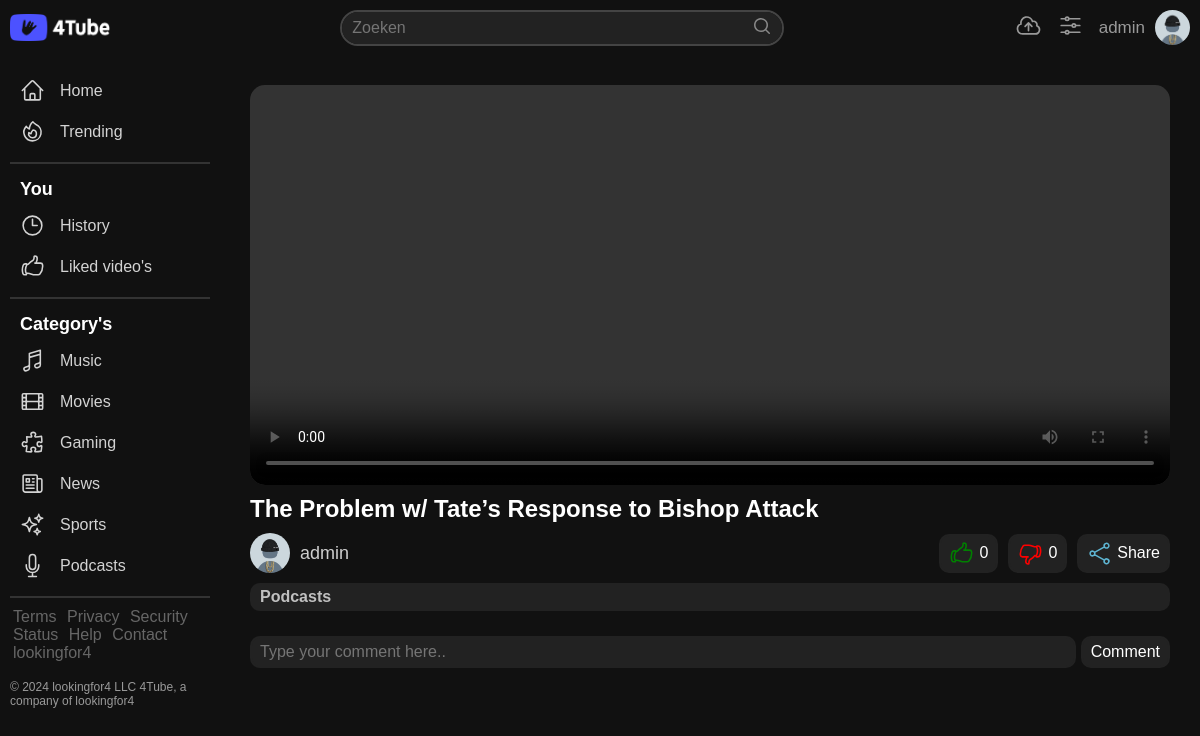
Page /video?v=8 (signed in) on the committed database.
### tables this page shows
CREATE TABLE `users` (
    userId int UNSIGNED AUTO_INCREMENT PRIMARY KEY,
    username varchar(25),
    description varchar(500),
    password varchar(255),
    profilePic varchar(255),
    registrationDate DATE NOT NULL DEFAULT CURRENT_DATE
);

CREATE TABLE `videos` (
    videoId int AUTO_INCREMENT PRIMARY KEY,
    userId int UNSIGNED,
    FOREIGN KEY (userId) REFERENCES users(userId),
    title varchar(255),
    description varchar(2000),
    uploadDate varchar(200),
    videoUrl varchar(255)
);

### includes/connection.php (called while the page is built, shortened)
<?php
$host = '127.0.0.1';
$db = '4tube';
$user = 'root';
$charset = 'utf8mb4';
$dsn = "mysql:host=$host;dbname=$db;charset=$charset";
$pdo = new PDO($dsn, $user);
if (isset($_SESSION['loggedInUser'])) {
    $loggedInUserId = $_SESSION['loggedInUser'];
}
$usersQuery = "SELECT * FROM users WHERE userId = :id;";
$usersStmt = $pdo->prepare($usersQuery);
$usersStmt->bindParam(':id', $loggedInUserId, PDO::PARAM_INT);
try {
    $usersStmt->execute();
    $user = $usersStmt->fetch(PDO::FETCH_ASSOC);
} catch (PDOException $e) {
    error_log("Error: " . $e->getMessage());
    die();
}

### video.php (the view, shortened to what this page needs)
<?php
include_once("includes/connection.php");
?>
<!DOCTYPE html>
<html lang="en">
<head>
    <link rel="stylesheet" href="assets/styles/style.css">
</head>
<body>
    <?php
    include_once("includes/nav.php");
    include_once("includes/aside.php");
    ?>
    <main>
        <?php
        try {
            if (isset($_GET['v'])) {
                $video = $_GET['v'];
            }
            $Query = "SELECT v.*, u.username, u.profilePic,
                    SUM(CASE WHEN l.type = 1 THEN 1 ELSE 0 END) AS likes,
                    SUM(CASE WHEN l.type = 0 THEN 1 ELSE 0 END) AS dislikes
                    FROM videos v
                    JOIN users u ON v.userId = u.userId
                    LEFT JOIN likes l ON v.videoId = l.videoId
                    WHERE v.videoId = :video
                    GROUP BY v.videoId;";
            $Stmt = $pdo->prepare($Query);
            $Stmt->bindParam(':video', $video, PDO::PARAM_STR);
            $Stmt->execute();
            $videoData = $Stmt->fetchAll(PDO::FETCH_ASSOC);
            foreach ($videoData as $video) { ?>
                <div class="video-container">
                    <video src='<?= "usercontent/" . htmlspecialchars($video['videoUrl']) ?>' controls></video>
                    <h2><?= htmlspecialchars($video['title']) ?></h2>
                    <div class="video-info">
                        <a href="profile?p=<?= htmlspecialchars($video['username']) ?>" class="video-profile">
                            <img src="<?= htmlspecialchars($video['profilePic']) ?>">
                            <p><?= htmlspecialchars($video['username']) ?></p>
                        </a>
                        <form method="post" class="likes">
                            <button name="like"><?= $video['likes'] ?></button>
                            <button name="dislike"><?= $video['dislikes'] ?></button>
                            <button onclick="share()">Share</button>
                        </form>
                    </div>
                    <div class="description">
                        <h4><?= nl2br(htmlspecialchars($video['description'])) ?></h4>
                    </div>
                    <div class="comments">
                        <?php if (isset($_SESSION['loggedInUser'])) { ?>
                            <form method="post">
                                <input placeholder="Type your comment here.." name="comment" required>
                                <button type="submit">Comment</button>
                            </form>
                        <?php }
                        ?>
                    </div>
                </div>
        <?php }
        } catch (\Throwable $th) {
            echo "Video not found";
            error_log("Error: " . $th->getMessage());
        }
        ?>
    </main>
</body>
</html>

### includes/nav.php (shortened to what this page needs)
<nav>
    <a class="logo" href="index.php">
        <img src="assets/images/logo.png" alt="logo">
    </a>
    <form action="search.php" method="get">
        <input name="q" type="text" placeholder="Zoeken" required>
        <button type="submit"><svg xmlns="http://www.w3.org/2000/svg" viewBox="0 0 20 20" fill="currentColor" class="w-5 h-5">
                <path fill-rule="evenodd" d="M9 3.5a5.5 5.5 0 1 0 0 11 5.5 5.5 0 0 0 0-11ZM2 9a7 7 0 1 1 12.452 4.391l3.328 3.329a.75.75 0 1 1-1.06 1.06l-3.329-3.328A7 7 0 0 1 2 9Z" clip-rule="evenodd" />
            </svg></button>
    </form>
    <?php if (isset($_SESSION['loggedInUser'])) { ?>
        <div class="usersection">
            <a href="upload.php"></a>
            <a href="manage.php"></a>
            <div class="dropdown">
                <a class="profile-dropdown">
                    <p><?= htmlspecialchars($user['username']) ?></p>
                    <img src="<?= htmlspecialchars($user['profilePic']) ?>" alt="pfp">
                </a>
            </div>
        </div>
    <?php } ?>
</nav>

### assets/styles/style.css (style rules this page uses)
* { margin: 0; padding: 0; outline: 0; box-sizing: border-box; }
body { font-family: sans-serif; background-color: #111; color: white; }
a { text-decoration: none; color: #999; transition: all .3s; }
p { color: #999; }
input, textarea { resize: vertical; background-color: #222; color: white; padding: 5px 8px; font-size: 16px; border-radius: 10px; border: 2px solid #222; transition: all .2s; }
button { background-color: #222; color: white; padding: 5px 8px; font-size: 16px; border-radius: 10px; border: 2px solid #222; transition: all .2s; cursor: pointer; }
nav { display: flex; justify-content: space-between; padding: 10px; gap: 10px; width: 100%; background-color: #111; position: fixed; top: 0; z-index: 100; }
nav .logo img { width: 100px; height: 35px; object-fit: contain; }
nav form:nth-child(2) { display: flex; }
nav form:nth-child(2) input { background-color: #222; color: white; width: 400px; padding: 7px 10px; border: 0; font-size: 16px; border-radius: 20px 0 0 20px; }
nav form:nth-child(2) button { background-color: #222; padding: 0 10px; border: 0; border-radius: 0 20px 20px 0; cursor: pointer; }
nav form:nth-child(2) { height: fit-content; border: 2px solid #444; border-radius: 20px; }
nav form:nth-child(2) svg { color: #888; width: 20px; }
nav .profile-dropdown { cursor: pointer; display: flex; align-items: center; gap: 10px; color: #999; }
nav .profile-dropdown img { pointer-events: none; width: 35px; height: 35px; object-fit: cover; border-radius: 50%; }
nav .profile-dropdown p { color: #999; font-weight: 500; font-size: 17px; }
main { padding: 0 15px; margin-top: 70px; margin-left: 220px; }
.dropdown { position: relative; display: inline-block; }
.usersection { display: flex; gap: 15px; align-items: center; height: fit-content; }
.usersection>a svg { color: #999; width: 27px; transition: all .2s; }
.video-container { display: flex; flex-direction: column; padding: 15px; gap: 10px; width: 100%; min-height: calc(100vh - 90px); border-radius: 10px; }
.video-container video { border-radius: 15px; width: 100%; height: 400px; }
.video-container h4 { color: silver; }
.video-container .description { background-color: #222; padding: 5px 10px; border-radius: 10px; max-height: 84px; overflow-y: scroll; }
.video-container .video-info { display: flex; align-items: center; justify-content: space-between; width: 100%; }
.video-container .video-profile { display: flex; align-items: center; gap: 10px; width: fit-content; }
.video-container .video-profile p { color: rgb(206, 206, 206); font-size: 18px; }
.video-container .video-profile img { width: 40px; border-radius: 50%; pointer-events: none; }
.video-container .likes { display: flex; align-items: center; gap: 10px; }
.likes button { display: flex; align-items: center; gap: 5px; }
.likes button svg { width: 25px; }
.likes button:first-child svg { color: green; }
.likes button:nth-child(2) svg { color: red; }
.likes button:nth-child(4) svg { color: rgb(94, 181, 210); }
.comments form { padding: 15px 0; display: flex; gap: 5px; }
.comments form input { width: 100%; }

### rows in the picture
users: username "admin", profilePic (placeholder picture)
videos: title "The Problem w/ Tate’s Response to Bishop Attack", userId.profilePic (placeholder picture), userId.username "admin", likes "0", dislikes "0", description "Podcasts"
